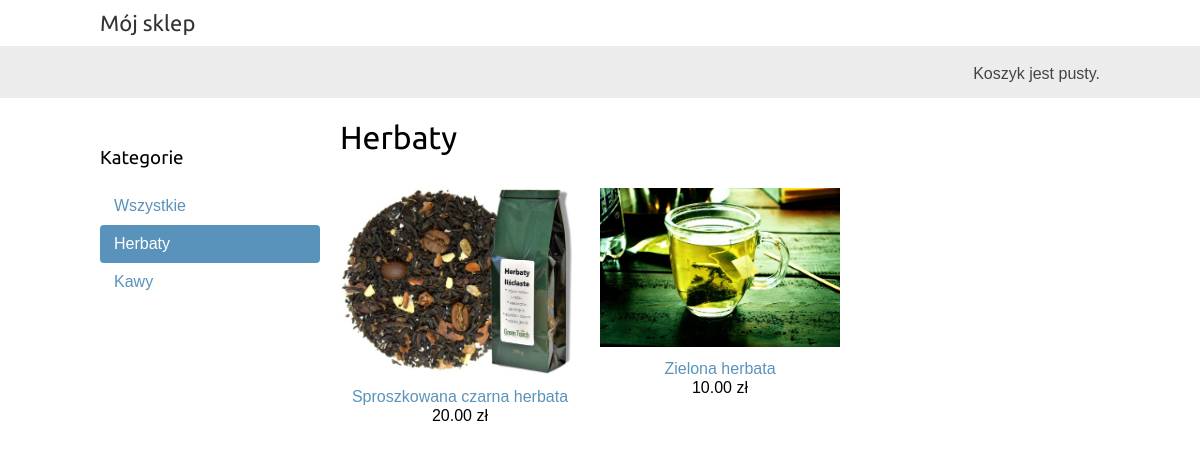
/herbaty/, run on the app's committed database.
### shop/models.py (models this page shows, shortened)
class Category(models.Model):
    name = models.CharField(max_length=250)
    slug = models.SlugField(max_length=200,
                            db_index=True,
                            unique=True)
    class Meta:
        ordering = ('name',)
        verbose_name = 'category'
        verbose_name_plural = 'categories'
    def get_absolute_url(self):
        return reverse('shop:product_list_by_category', args=[self.slug])

class Product(models.Model):
    category = models.ForeignKey(Category, related_name='products', on_delete=models.DO_NOTHING)
    name = models.CharField(max_length=200, db_index=True)
    slug = models.SlugField(max_length=200, db_index=True)
    image = models.ImageField(upload_to='products/%Y/%m/%d', blank=True)
    description = models.TextField(blank=True)
    price = models.DecimalField(max_digits=10, decimal_places=2)
    stock = models.PositiveIntegerField()
    available = models.BooleanField(default=True)
    created = models.DateTimeField(auto_now_add=True)
    updated = models.DateTimeField(auto_now=True)
    class Meta:
        ordering = ('name',)
        index_together = (('id', 'slug'),)
    def get_absolute_url(self):
        return reverse('shop:product_detail', args=[self.id, self.slug])

### shop/views.py (the view)
# urls.py: path('', views.product_list, name='product_list'),
def product_list(request, category_slug=None):
    category = None
    categories = Category.objects.all()
    products = Product.objects.filter(available=True)
    if category_slug:
        category = get_object_or_404(Category, slug=category_slug)
        products = products.filter(category=category)
    return render(request, 'shop/product/list.html', {'category': category,
                                                      'categories': categories,
                                                      'products': products})

### cart/cart.py (called while the page is built)
    def __len__(self):
        return sum(item['quantity'] for item in self.cart.values())

### cart/context_processors.py (called while the page is built)
def cart(request):
    return {'cart': Cart(request)}

### shop/templates/shop/product/list.html (shortened to what this page needs)
{% extends "shop/base.html" %}
{% load static %}
{% block content %}
 <div id="sidebar">
     <h3>Kategorie</h3>
     <ul>
         <li {% if not category %}class="selected"{% endif %}>
             <a href="{% url "shop:product_list" %}">Wszystkie</a>
         </li>
         {% for c in categories %}
         <li {% if category.slug == c.slug %}class="selected"{% endif %}>
             <a href="{{ c.get_absolute_url }}">{{ c.name }}</a>
         </li>
         {% endfor %}
     </ul>
 </div>
<div id="main" class="product-list">
    <h1>{% if category %}{{ category.name }}{% else %}Produkty{% endif %}</h1>
    {% for product in products %}
    <div class="item">
        <a href="{{product.get_absolute_url}}">
            <img src="{% if product.image %}{{ product.image.url }}{% else %}{% static "img/no_image.png" %}{% endif %}">
        </a>
        <a href="{{ product.get_absolute_url }}">{{ product.name }}</a><br>
        {{ product.price }} zł
    </div>
    {% endfor %}
</div>
{% endblock %}

### shop/static/css/base.css (style rules this page uses)
body { margin:0; padding:0; font-family:helvetica, sans-serif; }
h1, h2, h3, h4, h5 , h6 { font-family: 'Ubuntu', sans-serif; font-weight:normal; }
a { text-decoration:none; color:#5993bb; }
#sidebar { width:220px; padding:30px 20px 0 0; float:left; }
#sidebar ul { margin:0; padding:0; }
#sidebar ul li { margin:0; list-style:none; padding:10px 14px; }
#sidebar ul li a { display:block; }
#sidebar ul li.selected { background:#5993bb; border-radius:4px; }
#sidebar ul li.selected a { color:#fff; }
#main { float:left; width: 96%; margin-right:-220px; overflow:hidden; }
.product-list .item { width:25%; padding:10px 20px 10px 0; float:left; text-align:center; line-height:1.2; }
.product-list .item img { width:100%; margin-bottom:8px; }

### data on the page
Category: name "Herbaty"
Category: name "Kawy"
Product: image (picture), name "Sproszkowana czarna herbata", price "20.00"
Product: image (picture), name "Zielona herbata", price "10.00"
